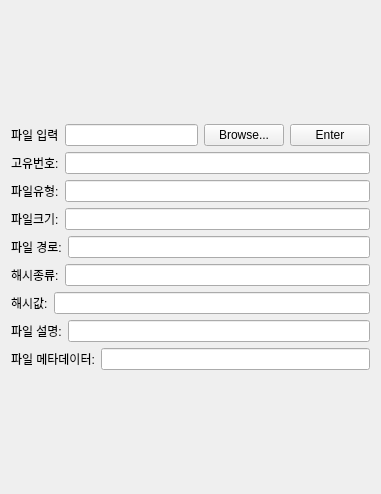
                  <widget class="QWidget" name="AI__scrollAreaWidgetContents">
                   <property name="geometry">
                    <rect>
                     <x>0</x>
                     <y>0</y>
                     <width>381</width>
                     <height>494</height>
                    </rect>
                   </property>
                   <layout class="QGridLayout" name="gridLayout_11">
                    <item row="0" column="0">
                     <layout class="QVBoxLayout" name="AI_other_files__verticalLayout_1">
                      <item>
                       <layout class="QHBoxLayout" name="AI_other_files_file_browse__horizontalLayout_1">
                        <item>
                         <widget class="QLabel" name="AI_other_files_file_browse__label_1">
                          <property name="text">
                           <string>파일 입력</string>
                          </property>
                         </widget>
                        </item>
                        <item>
                         <widget class="QLineEdit" name="AI_other_files_file_browse__lineEdit_1"/>
                        </item>
                        <item>
                         <widget class="QPushButton" name="AI_other_files_file_browse__browseButton_1">
                          <property name="text">
                           <string>Browse...</string>
                          </property>
                         </widget>
                        </item>
                        <item>
                         <widget class="QPushButton" name="AI_other_files_file_browse__enterButton_1">
                          <property name="text">
                           <string>Enter</string>
                          </property>
                         </widget>
                        </item>
                       </layout>
                      </item>
                      <item>
                       <layout class="QHBoxLayout" name="AI_other_files_id__horizontalLayout_1">
                        <item>
                         <widget class="QLabel" name="AI_other_files_id__label_1">
                          <property name="text">
                           <string>고유번호:</string>
                          </property>
                         </widget>
                        </item>
                        <item>
                         <widget class="QLineEdit" name="AI_other_files_id__lineEdit_1"/>
                        </item>
                       </layout>
                      </item>
                      <item>
                       <layout class="QHBoxLayout" name="AI_other_files_type__horizontalLayout_1">
                        <item>
                         <widget class="QLabel" name="AI_other_files_type__label_1">
                          <property name="text">
                           <string>파일유형:</string>
                          </property>
                         </widget>
                        </item>
                        <item>
                         <widget class="QLineEdit" name="AI_other_files_type__lineEdit_1"/>
                        </item>
                       </layout>
                      </item>
                      <item>
                       <layout class="QHBoxLayout" name="AI_other_files_file_size__horizontalLayout_1">
                        <item>
                         <widget class="QLabel" name="AI_other_files_file_size__label_1">
                          <property name="text">
                           <string>파일크기:</string>
                          </property>
                         </widget>
                        </item>
                        <item>
                         <widget class="QLineEdit" name="AI_other_files_file_size__lineEdit_1"/>
                        </item>
                       </layout>
                      </item>
                      <item>
                       <layout class="QHBoxLayout" name="AI_other_files_file_path__horizontalLayout_1">
                        <item>
                         <widget class="QLabel" name="AI_other_files_file_path__label_1">
                          <property name="text">
                           <string>파일 경로:</string>
                          </property>
                         </widget>
                        </item>
                        <item>
                         <widget class="QLineEdit" name="AI_other_files_file_path__lineEdit_1"/>
                        </item>
                       </layout>
                      </item>
                      <item>
                       <layout class="QHBoxLayout" name="AI_other_files_file_hash_type__horizontalLayout_1">
                        <item>
                         <widget class="QLabel" name="AI_other_files_file_hash_type__label_1">
                          <property name="text">
                           <string>해시종류:</string>
                          </property>
                         </widget>
                        </item>
                        <item>
                         <widget class="QLineEdit" name="AI_other_files_file_hash_type__lineEdit_1"/>
                        </item>
                       </layout>
                      </item>
                      <item>
                       <layout class="QHBoxLayout" name="AI_other_files_file_hash_value__horizontalLayout_1">
                        <item>
                         <widget class="QLabel" name="AI_other_files_file_hash_value__label_1">
                          <property name="text">
                           <string>해시값:</string>
                          </property>
                         </widget>
                        </item>
                        <item>
                         <widget class="QLineEdit" name="AI_other_files_file_hash_value__lineEdit_1"/>
                        </item>
                       </layout>
                      </item>
                      <item>
                       <layout class="QHBoxLayout" name="AI_other_files_file_description__horizontalLayout_1">
                        <item>
                         <widget class="QLabel" name="AI_other_files_file_description__label_1">
                          <property name="text">
                           <string>파일 설명:</string>
                          </property>
                         </widget>
                        </item>
                        <item>
                         <widget class="QLineEdit" name="AI_other_files_file_description__lineEdit_1"/>
                        </item>
                       </layout>
                      </item>
                      <item>
                       <layout class="QHBoxLayout" name="AI_other_files_file_metadata__horizontalLayout_1">
                        <item>
                         <widget class="QLabel" name="AI_other_files_file_metadata__label_1">
                          <property name="text">
                           <string>파일 메타데이터:</string>
                          </property>
                         </widget>
                        </item>
                        <item>
                         <widget class="QLineEdit" name="AI_other_files_file_metadata__lineEdit_1"/>
                        </item>
                       </layout>
                      </item>
                     </layout>
                    </item>
                   </layout>
                  </widget>
